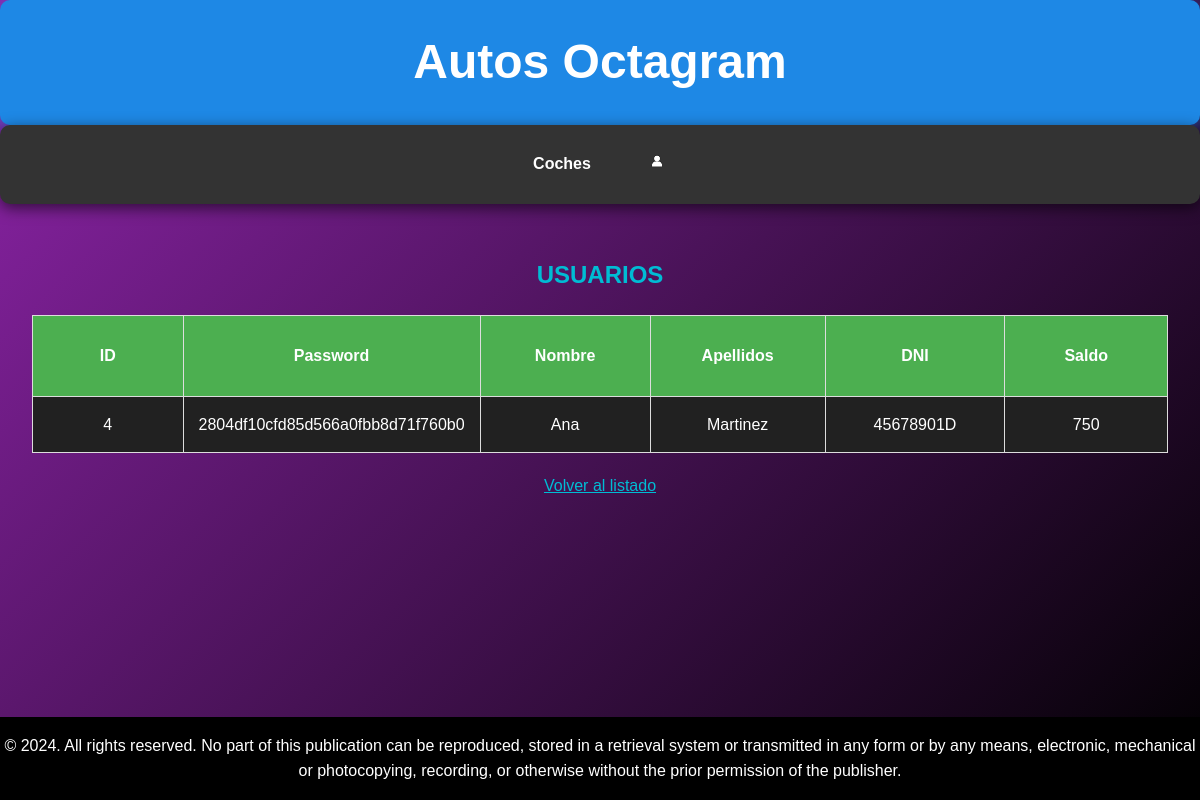
Before: /usuarios/buscar2.php?nombre=Ana with the older database file.
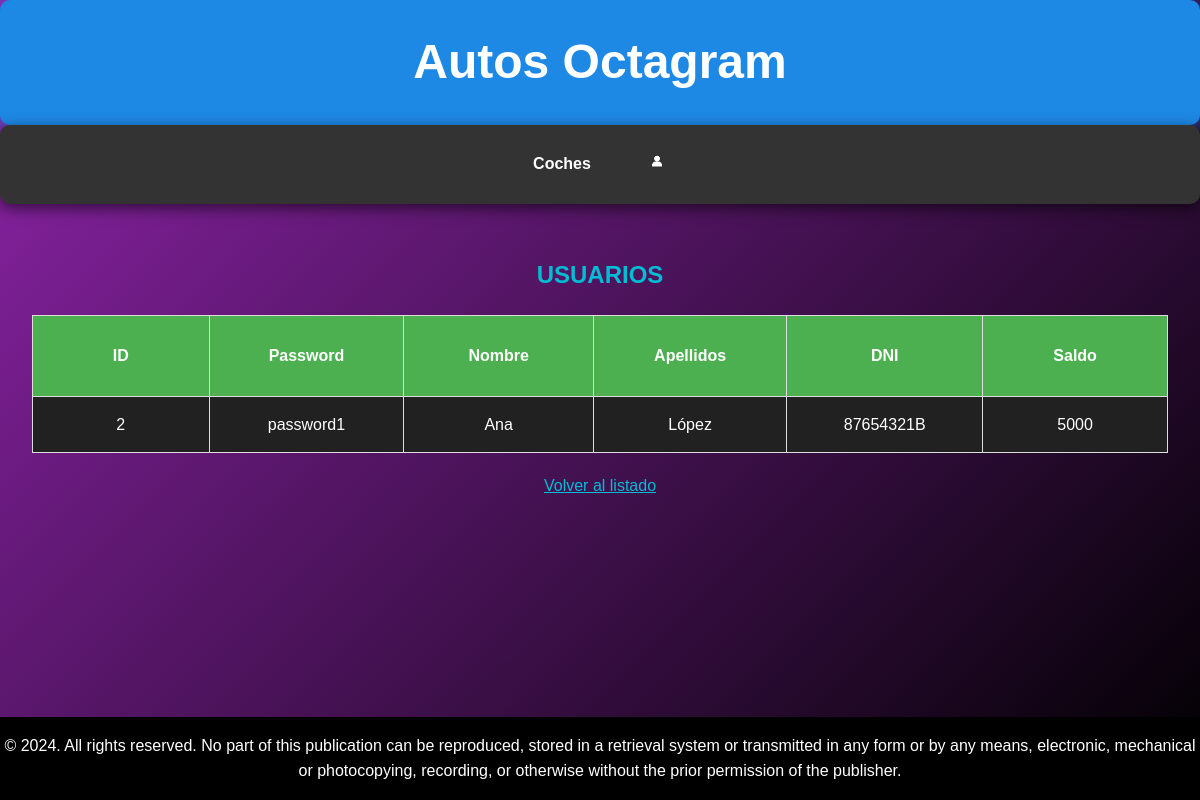
After: the same page with the newer database file.
### tables this page shows
CREATE TABLE `usuarios` (
  `id_usuario` int(10) unsigned NOT NULL AUTO_INCREMENT,
  `password` varchar(100) DEFAULT NULL,
  `nombre` varchar(50) DEFAULT NULL,
  `apellidos` varchar(50) DEFAULT NULL,
  `dni` varchar(9) DEFAULT NULL,
  `saldo` float DEFAULT NULL,
  `tipo_usuario` enum('comprador','vendedor','administrador') DEFAULT NULL,
  PRIMARY KEY (`id_usuario`)
);

### usuarios/buscar2.php (the view, shortened to what this page needs)
<!DOCTYPE html>
<html lang="es">
	<head>
		<link rel="stylesheet" href="../index.css">
	</head>
	<body>
		<header class="header">
            <h1>Autos Octagram</h1>
        </header>
        <nav class="navega">
            <ul>
                <li>
                    <a href="../coches/coches.php">Coches</a>
                </li>
                <li>
                    <a href="../registro.php"><img src="../icono.png" width="20"></a>
                </li>
            </ul>
        </nav>
        <main class="contenido">
        <h2>USUARIOS</h2>
        <?PHP
            $servername="localhost";$username="root";$password="rootroot";$dbname="concesionario";
            $conn = mysqli_connect ($servername,$username,$password,$dbname);
            $nombre=$_REQUEST['nombre'];
            $apellidos=$_REQUEST['apellidos'];
            $sql = "select * from usuarios where nombre like '$nombre' or apellidos like '$apellidos'";
            if (mysqli_query($conn,$sql)){
                $consulta = mysqli_query($conn,$sql);
                $nfilas = mysqli_num_rows ($consulta);
                if ($nfilas > 0){
                    print ("<TABLE border=1 align=center>\n");
                    print ("<TR>\n");
                    print ("<TH height=50px width=200px>ID</TH>\n");
                    print ("<TH height=50px width=200px>Password</TH>\n");
                    print ("<TH height=50px width=200px>Nombre</TH>\n");
                    print ("<TH height=50px width=200px>Apellidos</TH>\n");
                    print ("<TH height=50px width=200px>DNI</TH>\n");
                    print ("<TH height=50px width=200px>Saldo</TH>\n");
                    print ("</TR>\n");
                    for ($i=0; $i<$nfilas; $i++){
                        $resultado = mysqli_fetch_array ($consulta);
                        print ("<TR>\n");
                        print ("<TD>" . $resultado['id_usuario'] . "</TD>\n");
                        print ("<TD>" . $resultado['password'] . "</TD>\n");
                        print ("<TD>" . $resultado['nombre'] . "</TD>\n");
                        print ("<TD>" . $resultado['apellidos'] . "</TD>\n");
                        print ("<TD>" . $resultado['dni'] . "</TD>\n");
                        print ("<TD>" . $resultado['saldo'] . "</TD>\n");
                        print ("</TR>\n");
                    }
                    print ("</TABLE>\n");
                }
                else{
                    print "No hay ningún usuario con nombre $nombre ni apellido $apellidos.";
                }
            }
            else{
                echo "Error al buscar usuario: ". mysqli_error($conn);
            }
            echo "<a href='buscar.php' class='plis'>Volver al listado</a>";
        ?>
        </main>
        <footer class="footer">
            <p> © 2024. All rights reserved. No part of this publication can be reproduced, stored in a retrieval system or transmitted in any form or by any means,
                electronic, mechanical or photocopying, recording, or otherwise without the prior permission of the publisher.</p>
        </footer>
	</body>
</html>

Changed rows visible on the page:
no longer on this page (row edited): usuarios: id_usuario "4", password "2804df10cfd85d566a0fbb8d71f760b0", nombre "Ana", apellidos "Martinez", dni "45678901D", saldo "750"
now on this page (row edited): usuarios: id_usuario "2", password "password1", nombre "Ana", apellidos "López", dni "87654321B", saldo "5000"
